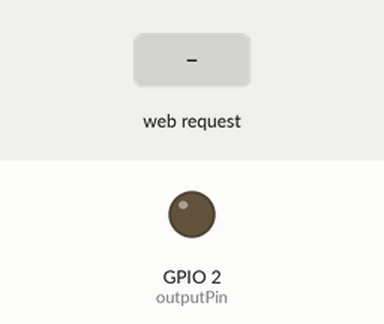
Recording of a sketch running on a simulated ESP32. On the bench: output pins drawn as LEDs (lit = HIGH). Inputs (shaded band) come from the test bench. WiFi joins after 1.5 s; servers stay silent unless stated; what the sketch prints to the serial monitor is not drawn.

Above: at 3.7 s.
3.8 s: HTTP request GET /on received
At 4.6 s:
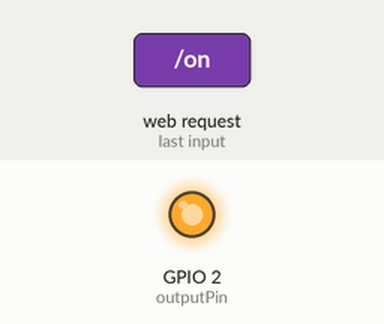
5.3 s: HTTP request GET /off received
At 5.7 s:
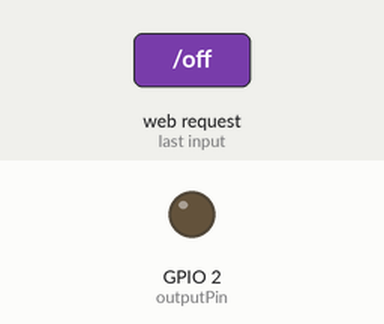
Timing chart, 0 to 8.3 s (numbered marks = the images above; inputs shaded):
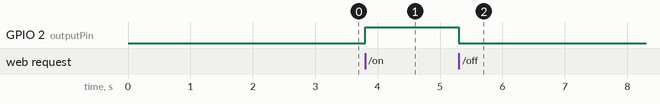

The sketch:

Assignment2.ino
```cpp
#include <WiFi.h>
#include <WebServer.h>

// ==========================================
// 1. ตั้งค่า WiFi
// ==========================================
const char* ssid = "Tsujikori";         // เปลี่ยนเป็นชื่อ WiFi ของคุณ
const char* password = "Nicky2547";   // เปลี่ยนเป็นรหัสผ่าน WiFi ของคุณ

// 2. กำหนดให้ใช้ Pin 2 (Built-in LED บนบอร์ด ESP32 ส่วนใหญ่)
//    หมายเหตุ: ห้ามใช้ Pin 0, 1, 3 เพราะเป็นขา UART/Boot ของบอร์ด
const int outputPin = 2;
String pinState = "OFF";

// สร้าง Web Server ที่ Port 80
WebServer server(80);

// ==========================================
// ส่วนของ HTML Code สำหรับสร้างหน้า Webpage
// ==========================================
String getHTML() {
  String html = "<!DOCTYPE html><html>\n";
  html += "<head><meta name=\"viewport\" content=\"width=device-width, initial-scale=1\">\n";
  html += "<title>ESP32 LED Control</title>\n";

  // ตกแต่งปุ่มด้วย CSS
  html += "<style>html { font-family: Helvetica; display: inline-block; margin: 0px auto; text-align: center;}\n";
  html += ".button { background-color: #4CAF50; border: none; color: white; padding: 16px 40px; \n";
  html += "text-decoration: none; font-size: 30px; margin: 2px; cursor: pointer; border-radius: 10px;}\n";
  html += ".button-off {background-color: #f44336;}</style></head>\n";

  // ส่วนแสดงผลข้อความและปุ่ม
  html += "<body><h1>ESP32 Built-in LED (Pin 2)</h1>\n";
  html += "<p>Status: <strong>" + pinState + "</strong></p>\n";

  // สร้างปุ่มที่ลิงก์ไป URL /on หรือ /off ตามสถานะปัจจุบัน
  if (pinState == "OFF") {
    html += "<p><a href=\"/on\"><button class=\"button\">Turn ON</button></a></p>\n";
  } else {
    html += "<p><a href=\"/off\"><button class=\"button button-off\">Turn OFF</button></a></p>\n";
  }

  html += "</body></html>\n";
  return html;
}

// ==========================================
// ส่วนควบคุมการทำงานเมื่อมีการกดปุ่ม
// ==========================================
void handleRoot() {
  server.send(200, "text/html", getHTML());
}

void handleOn() {
  digitalWrite(outputPin, HIGH); // สั่งเปิด LED
  pinState = "ON";
  Serial.println("Web Command: LED turned ON"); // แสดงสถานะใน Serial Monitor
  server.send(200, "text/html", getHTML());
}

void handleOff() {
  digitalWrite(outputPin, LOW); // สั่งปิด LED
  pinState = "OFF";
  Serial.println("Web Command: LED turned OFF"); // แสดงสถานะใน Serial Monitor
  server.send(200, "text/html", getHTML());
}

// ==========================================
// ฟังก์ชัน Setup (ทำงานครั้งแรกครั้งเดียว)
// ==========================================
void setup() {
  // เปิดใช้งาน Serial Monitor
  Serial.begin(115200);

  // เพิ่ม delay เพื่อให้ Serial Monitor เปิดรับข้อมูลทัน ป้องกันอาการค้างที่ Boot
  delay(1000);
  Serial.println("\n\n--- ESP32 is Starting! ---");

  // ตั้งค่า Pin ให้เป็น OUTPUT
  pinMode(outputPin, OUTPUT);
  digitalWrite(outputPin, LOW);

  // เริ่มต้นการเชื่อมต่อ WiFi
  Serial.print("Connecting to WiFi: ");
  Serial.println(ssid);
  WiFi.begin(ssid, password);

  // รอจนกว่าจะเชื่อมต่อสำเร็จ (ใส่ timeout กันค้างตลอดไป)
  unsigned long startAttemptTime = millis();
  const unsigned long wifiTimeout = 15000; // รอสูงสุด 15 วินาที

  while (WiFi.status() != WL_CONNECTED &&
         millis() - startAttemptTime < wifiTimeout) {
    delay(500);
    Serial.print(".");
  }

  if (WiFi.status() == WL_CONNECTED) {
    // แสดง IP Address บน Serial Monitor เมื่อเชื่อมต่อสำเร็จ
    Serial.println("\nWiFi connected successfully!");
    Serial.print(">>> Your ESP32 IP address: ");
    Serial.println(WiFi.localIP());
    Serial.println("---------------------------------");

    // กำหนด Routing (URL) ให้กับ Web Server
    server.on("/", handleRoot);
    server.on("/on", handleOn);
    server.on("/off", handleOff);

    server.begin();
    Serial.println("HTTP server started. Waiting for client...");
  } else {
    // ต่อ WiFi ไม่สำเร็จภายในเวลาที่กำหนด
    Serial.println("\n!!! WiFi connection FAILED !!!");
    Serial.println("โปรดตรวจสอบชื่อ WiFi (SSID) และรหัสผ่านอีกครั้ง");
    Serial.print("Status code: ");
    Serial.println(WiFi.status());
  }
}

// ==========================================
// ฟังก์ชัน Loop (ทำงานวนซ้ำไปเรื่อยๆ)
// ==========================================
void loop() {
  server.handleClient(); // รอรับและจัดการคำสั่งจาก Web Browser
}
```

Measured:
- after the input at 3.8 s, GPIO 2 (outputPin): LOW → HIGH at once
- after the input at 5.3 s, GPIO 2 (outputPin): HIGH → LOW at once
